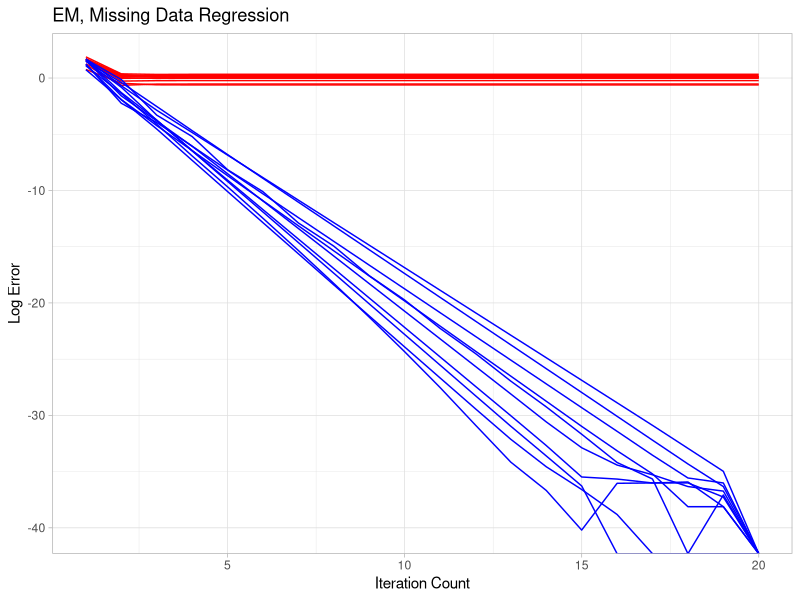
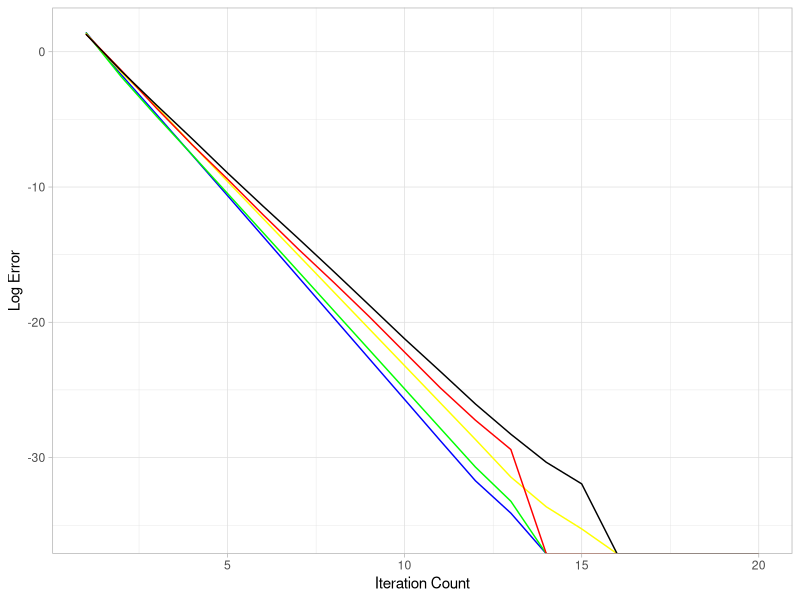
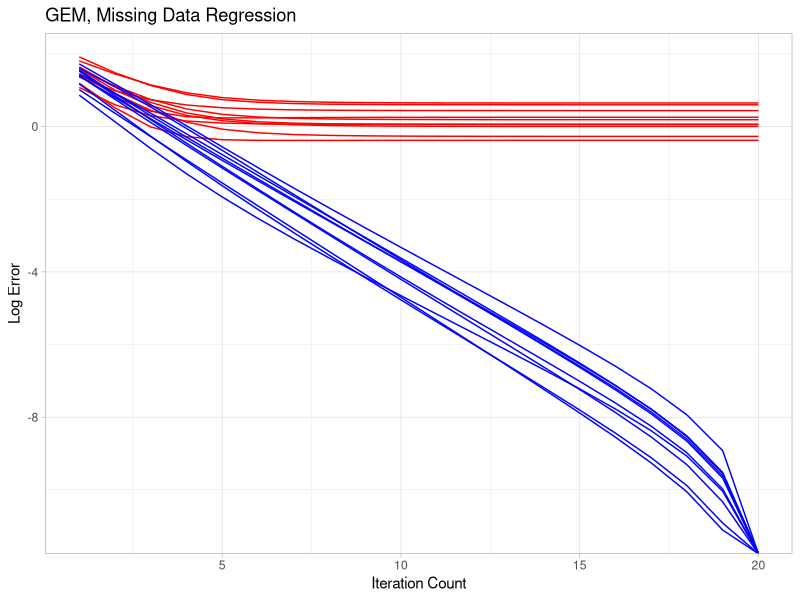

Reproduce these figures in R, in order.
# ==================== Preparation ============================#
library(MASS)
library(ggplot2)
# ==================== Update Rules ===========================#
# Standard EM_update
EM_update <- function(x,y,theta,sigma){
  y_mu_i <- list()
  sigma_theta_i <- list()
  n <- nrow(y)
  for (i in 1:n) {
    # z_obs_i
    y_i <- y[i,]
    na_index <- is.na(x)[i,]
    x_obs <- x[i,!na_index]
    z_obs_i <- c(x_obs,y_i)
    # U_theta_i
    theta_obs <- theta[!na_index]
    theta_mis <- theta[na_index]
    U_theta_i <- 
      1/(sum((theta_mis)^2)+sigma^2)*cbind(-theta_mis%*%t(theta_obs),theta_mis)
    # mu_theta_i
    mu_theta_i <- c(U_theta_i%*%z_obs_i,x_obs)
    # sigma_theta_i
    sigma_theta_i_diag <- U_theta_i%*%z_obs_i%*%t(x_obs)
    sigma_theta_i_2 <- x_obs%*%t(x_obs)
    sigma_theta_i_1 <- diag(1,nrow(sigma_theta_i_diag))
    sigma_theta_i[[i]] <- rbind(cbind(sigma_theta_i_1,sigma_theta_i_diag),
                                cbind(t(sigma_theta_i_diag),sigma_theta_i_2))
    y_mu_i[[i]] <- y_i*mu_theta_i
  }
  theta_new <- solve(Reduce('+', sigma_theta_i))%*%Reduce('+', y_mu_i)
  return(theta_new)
}
# Gradient EM_update with learning rate alpha
GEM_update <- function(x,y,theta,sigma,alpha=0.5){
  y_mu_i <- list()
  sigma_theta_i <- list()
  output <- list()
  n <- nrow(y)
  for (i in 1:n) {
    # z_obs_i
    y_i <- y[i,]
    na_index <- is.na(x)[i,]
    x_obs <- x[i,!na_index]
    z_obs_i <- c(x_obs,y_i)
    # U_theta_i
    theta_obs <- theta[!na_index]
    theta_mis <- theta[na_index]
    U_theta_i <- 
      1/(sum((theta_mis)^2)+sigma^2)*cbind(-theta_mis%*%t(theta_obs),theta_mis)
    # mu_theta_i
    mu_theta_i <- c(U_theta_i%*%z_obs_i,x_obs)
    # sigma_theta_i
    sigma_theta_i_diag <- U_theta_i%*%z_obs_i%*%t(x_obs)
    sigma_theta_i_2 <- x_obs%*%t(x_obs)
    sigma_theta_i_1 <- diag(1,nrow(sigma_theta_i_diag))
    sigma_theta_i[[i]] <- rbind(cbind(sigma_theta_i_1,sigma_theta_i_diag),
                                cbind(t(sigma_theta_i_diag),sigma_theta_i_2))
    y_mu_i[[i]] <- y_i*mu_theta_i
    output[[i]] <- y_mu_i[[i]]-sigma_theta_i[[i]]%*%theta
  }
  theta_new <- theta + alpha*Reduce('+', output)/n
  return(theta_new)
}
# log_sta_error
log_sta_error <- function(result,theta_true){
  log_sta_error<-c()
  for (i in 1:(length(result)-1)) {
    log_sta_error[i] <- log(sqrt(sum(((result[[i]])-theta_true)^2)))
  }
  return(log_sta_error)
}
# log_opt_error
log_opt_error <- function(result,theta_true){
  log_opt_error<-c()
  for (i in 1:(length(result)-1)) {
    log_opt_error[i] <- log(sqrt(sum(((result[[i]])-result[[(length(result)-1)]])^2)))
  }
  return(log_opt_error)
}
# ======== Linear regression with missing covariates ==========#
mislm <- function(x,y,theta_true,iter= 20,SNR = 2){
  # basic parameter
  d <- ncol(x)
  n <- nrow(y)
  # Initialization
  theta <- list()
  theta[[1]] <- rnorm(d)
  sigma <- sqrt((sum((theta_true)^2)))/SNR
  for (i in c(2:iter)){
    theta[[i]] <- EM_update(x,y,theta[[i-1]],sigma)
    # EM update
    theta[[i+1]] <- theta[i] 
  }
  results <- list(theta=theta)
  return(theta)
}
mislm_g <- function(x,y,theta_true,iter= 20,SNR = 2){
  # basic parameter
  d <- ncol(x)
  n <- nrow(y)
  # Initialization
  theta <- list()
  theta[[1]] <- rnorm(d)
  sigma <- sqrt((sum((theta_true)^2)))/SNR
  for (i in c(2:iter)){
    theta[[i]] <- GEM_update(x,y,theta[[i-1]],sigma)
    # EM update
    theta[[i+1]] <- theta[i] 
  }
  results <- list(theta=theta)
  return(theta)
}

# ===================== Simulations ============================#
# dimension:  d = 10
d <- 10
# sample size: n = 1000
n <- 1000
# missing probability: p = 0.05
p <- 0.05

# Standard EM
mislm_sim <- function(simulation, d=10,n=1000,p=0.05,SNR=2,scale=1){
  # Storing Results
  opt<-matrix(0,simulation,20) #iter = 20
  sta<-matrix(0,simulation,20) #iter = 20
  for (index in 1:simulation) {
    # theta_true
    theta_true <- rnorm(d)*scale
    # Signal-to-noise ratio: ||theta|| / sigma = 2
    sigma <- sqrt((sum((theta_true)^2)))/SNR
    # X
    x <- mvrnorm(n,rep(0,d),diag(1,d))
    # epsilon
    epsilon <- rnorm(n,0,sigma)
    # Y = X%*%theta_true + epsilon
    y <- x%*%theta_true + epsilon
    # randomly missing
    x <- apply(x, 2, function(x){x[sample(c(1:n),floor(n*p))]<-NA; x})
    result <- mislm(x,y,theta_true,SNR=SNR)
    opt[index,] <- log_opt_error(result,theta_true)
    sta[index,] <- log_sta_error(result,theta_true)
  }
  results <- list(opt=t(opt),sta=t(sta))
  return(results)
}
result <- mislm_sim(simulation = 10,SNR = 2)
ggplot()+
  geom_line(aes(x=c(1:20),y=result$sta[,1]),color = 'red')+
  geom_line(aes(x=c(1:20),y=result$sta[,2]),color = 'red')+
  geom_line(aes(x=c(1:20),y=result$sta[,3]),color = 'red')+
  geom_line(aes(x=c(1:20),y=result$sta[,4]),color = 'red')+
  geom_line(aes(x=c(1:20),y=result$sta[,5]),color = 'red')+
  geom_line(aes(x=c(1:20),y=result$sta[,6]),color = 'red')+
  geom_line(aes(x=c(1:20),y=result$sta[,7]),color = 'red')+
  geom_line(aes(x=c(1:20),y=result$sta[,8]),color = 'red')+
  geom_line(aes(x=c(1:20),y=result$sta[,9]),color = 'red')+
  geom_line(aes(x=c(1:20),y=result$sta[,10]),color = 'red')+
  geom_line(aes(x=c(1:20),y=result$opt[,1]),color = 'blue')+
  geom_line(aes(x=c(1:20),y=result$opt[,2]),color = 'blue')+
  geom_line(aes(x=c(1:20),y=result$opt[,3]),color = 'blue')+
  geom_line(aes(x=c(1:20),y=result$opt[,4]),color = 'blue')+
  geom_line(aes(x=c(1:20),y=result$opt[,5]),color = 'blue')+
  geom_line(aes(x=c(1:20),y=result$opt[,6]),color = 'blue')+
  geom_line(aes(x=c(1:20),y=result$opt[,7]),color = 'blue')+
  geom_line(aes(x=c(1:20),y=result$opt[,8]),color = 'blue')+
  geom_line(aes(x=c(1:20),y=result$opt[,9]),color = 'blue')+
  geom_line(aes(x=c(1:20),y=result$opt[,10]),color = 'blue')+
  ggtitle('EM, Missing Data Regression')+
  labs(x = 'Iteration Count', y ='Log Error',color = "Legend") +
  theme_light()

# Different SNR
result_SNR_opt <- list()
result_SNR_sta <- list()
for (i in c(1:5)) {
  result_t <- mislm_sim(simulation = 10,SNR=(i/2))
  result_SNR_opt[[i]] <- result_t$opt
  result_SNR_sta[[i]] <- result_t$sta
}
ggplot()+
  geom_line(aes(x=c(1:20),y=apply(result_SNR_opt[[1]],1,mean)),color = 'blue')+
  geom_line(aes(x=c(1:20),y=apply(result_SNR_opt[[2]],1,mean)),color = 'green')+
  geom_line(aes(x=c(1:20),y=apply(result_SNR_opt[[3]],1,mean)),color = 'yellow')+
  geom_line(aes(x=c(1:20),y=apply(result_SNR_opt[[4]],1,mean)),color = 'red')+
  geom_line(aes(x=c(1:20),y=apply(result_SNR_opt[[5]],1,mean)),color = 'black')+
#  geom_line(aes(x=c(1:20),y=apply(result_SNR_sta[[1]],1,mean)),color = 'blue')+
#  geom_line(aes(x=c(1:20),y=apply(result_SNR_sta[[2]],1,mean)),color = 'green')+
#  geom_line(aes(x=c(1:20),y=apply(result_SNR_sta[[3]],1,mean)),color = 'yellow')+
#  geom_line(aes(x=c(1:20),y=apply(result_SNR_sta[[4]],1,mean)),color = 'red')+
#  geom_line(aes(x=c(1:20),y=apply(result_SNR_sta[[5]],1,mean)),color = 'black')+
  labs(x = 'Iteration Count', y ='Log Error',color = "Legend") +
  theme_light()

# Gradient EM
mislm_sim_g <- function(simulation, d=10,n=1000,p=0.05){
  # Storing Results
  opt<-matrix(0,simulation,20) #iter = 20
  sta<-matrix(0,simulation,20) #iter = 20
  for (index in 1:simulation) {
    # theta_true
    theta_true <- rnorm(d)
    # Signal-to-noise ratio: ||theta|| / sigma = 2
    sigma <- sqrt((sum((theta_true)^2)))/2
    # X
    x <- mvrnorm(n,rep(0,d),diag(1,d))
    # epsilon
    epsilon <- rnorm(n,0,sigma)
    # Y = X%*%theta_true + epsilon
    y <- x%*%theta_true + epsilon
    # randomly missing
    x <- apply(x, 2, function(x){x[sample(c(1:n),floor(n*p))]<-NA; x})
    result <- mislm_g(x,y,theta_true)
    opt[index,] <- log_opt_error(result,theta_true)
    sta[index,] <- log_sta_error(result,theta_true)
  }
  results <- list(opt=t(opt),sta=t(sta))
  return(results)
}
result_g <- mislm_sim_g(simulation = 10)
ggplot()+
  geom_line(aes(x=c(1:20),y=result_g$sta[,1]),color = 'red')+
  geom_line(aes(x=c(1:20),y=result_g$sta[,2]),color = 'red')+
  geom_line(aes(x=c(1:20),y=result_g$sta[,3]),color = 'red')+
  geom_line(aes(x=c(1:20),y=result_g$sta[,4]),color = 'red')+
  geom_line(aes(x=c(1:20),y=result_g$sta[,5]),color = 'red')+
  geom_line(aes(x=c(1:20),y=result_g$sta[,6]),color = 'red')+
  geom_line(aes(x=c(1:20),y=result_g$sta[,7]),color = 'red')+
  geom_line(aes(x=c(1:20),y=result_g$sta[,8]),color = 'red')+
  geom_line(aes(x=c(1:20),y=result_g$sta[,9]),color = 'red')+
  geom_line(aes(x=c(1:20),y=result_g$sta[,10]),color = 'red')+
  geom_line(aes(x=c(1:20),y=result_g$opt[,1]),color = 'blue')+
  geom_line(aes(x=c(1:20),y=result_g$opt[,2]),color = 'blue')+
  geom_line(aes(x=c(1:20),y=result_g$opt[,3]),color = 'blue')+
  geom_line(aes(x=c(1:20),y=result_g$opt[,4]),color = 'blue')+
  geom_line(aes(x=c(1:20),y=result_g$opt[,5]),color = 'blue')+
  geom_line(aes(x=c(1:20),y=result_g$opt[,6]),color = 'blue')+
  geom_line(aes(x=c(1:20),y=result_g$opt[,7]),color = 'blue')+
  geom_line(aes(x=c(1:20),y=result_g$opt[,8]),color = 'blue')+
  geom_line(aes(x=c(1:20),y=result_g$opt[,9]),color = 'blue')+
  geom_line(aes(x=c(1:20),y=result_g$opt[,10]),color = 'blue')+
  xlab('Iteration Count')+
  ylab('Log Error')+
  ggtitle('GEM, Missing Data Regression')+
  theme_light()

